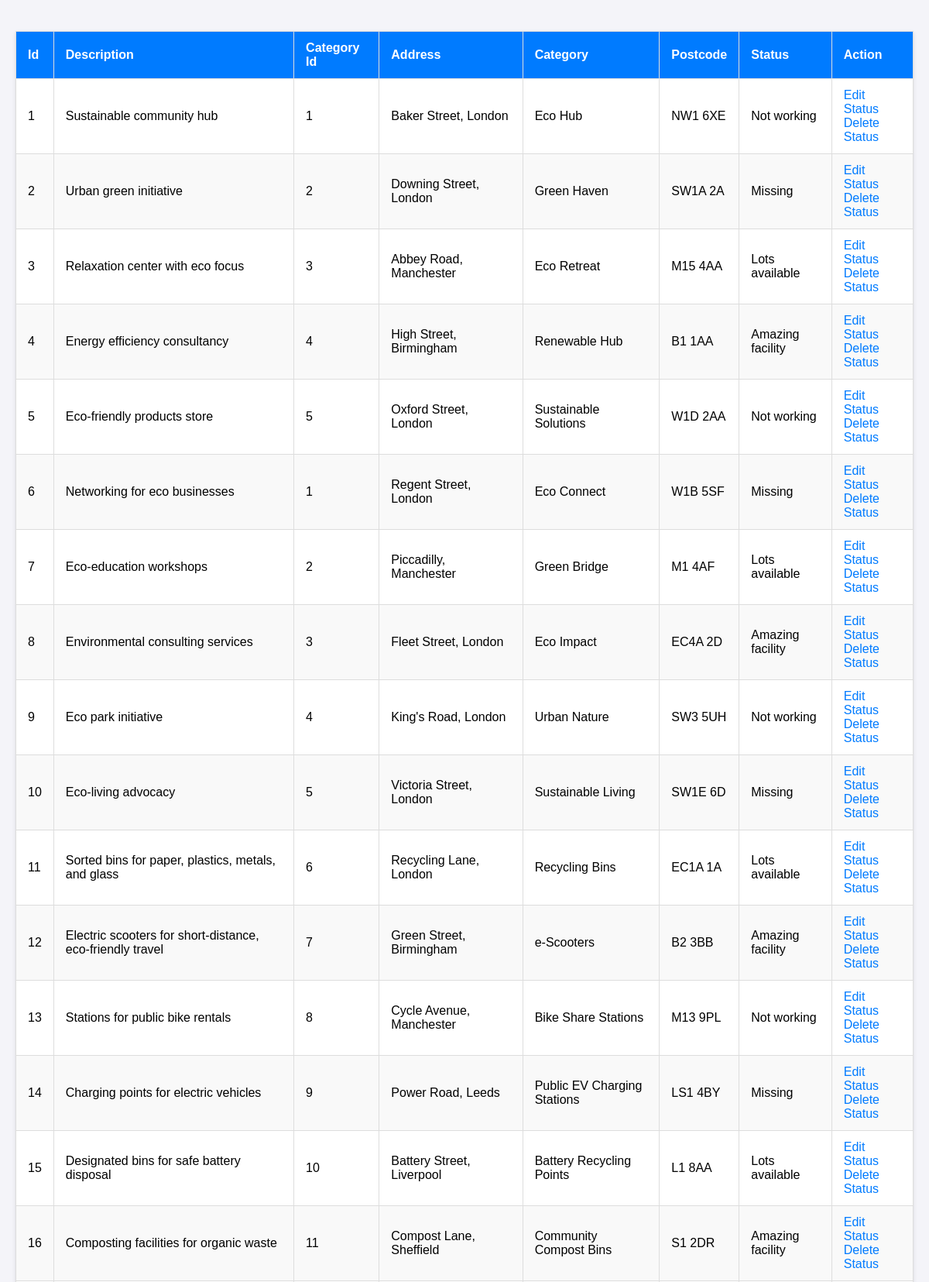
/view/admin_home/inventory.php (signed in, upper part), run on the app's committed database.
### tables this page shows
CREATE TABLE `ecofacilitystatus` (
  `id` int(32) UNSIGNED NOT NULL AUTO_INCREMENT PRIMARY KEY,
  `statusComment` varchar(100) DEFAULT NULL,
  `facilityId` int(32) UNSIGNED DEFAULT NULL,
  FOREIGN KEY (`facilityId`) REFERENCES `ecofacilities`(`id`) ON DELETE CASCADE ON UPDATE CASCADE
);

CREATE TABLE `ecofacilities` (
  `id` int(32) UNSIGNED NOT NULL AUTO_INCREMENT PRIMARY KEY,
  `title` varchar(50) DEFAULT NULL,
  `category` int(32) UNSIGNED DEFAULT NULL,
  `description` varchar(150) DEFAULT NULL,
  `houseNumber` varchar(50) DEFAULT NULL,
  `streetName` varchar(50) DEFAULT NULL,
  `county` varchar(50) DEFAULT NULL,
  `town` varchar(50) DEFAULT NULL,
  `postcode` varchar(7) DEFAULT NULL,
  `lng` double DEFAULT NULL,
  `lat` double DEFAULT NULL,
  `contributor` int(32) UNSIGNED DEFAULT NULL,
  FOREIGN KEY (`category`) REFERENCES `ecocategories`(`id`) ON DELETE SET NULL ON UPDATE CASCADE,
  FOREIGN KEY (`contributor`) REFERENCES `ecouser`(`id`) ON DELETE SET NULL ON UPDATE CASCADE
);

### view/admin_home/inventory.php (the view, shortened to what this page needs)
<!DOCTYPE html>
<html lang="en">
<head>
</head>
<body>
<table>
    <thead>
        <tr>
            <th>Id</th>
            <th>Description</th>
            <th>Category Id</th>
            <th>Address</th>
            <th>Category</th>
            <th>Postcode</th>
            <th>Status</th>
            <th>Action</th>
        </tr>
    </thead>
    <tbody>
    <?php
    try {
        $db = new Database();
        $pdo = $db->getConnection();
        $sql = "
            SELECT
                ef.id, ef.description, ef.category, ef.streetName, ef.town, ef.title, ef.postcode, es.statusComment
            FROM
                ecofacilities ef
            LEFT JOIN
                ecofacilitystatus es
            ON
                ef.id = es.id
            ORDER BY
                ef.id ASC
        ";
        $stmt = $pdo->prepare($sql);
        $stmt->execute();
        $facilities = $stmt->fetchAll(PDO::FETCH_ASSOC);
        if (!empty($facilities)) {
            foreach ($facilities as $row) {
                echo "<tr>
                    <td>{$row['id']}</td>
                    <td>{$row['description']}</td>
                    <td>{$row['category']}</td>
                    <td>{$row['streetName']}, {$row['town']}</td>
                    <td>{$row['title']}</td>
                    <td>{$row['postcode']}</td>
                    <td>{$row['statusComment']}</td>
                    <td>
                        <div>
                            <ul class='dropdown-menu'>
                                <li><a href='./update_status.php?id={$row['id']}'>Edit Status</a></li>
                                <li><a href='../../controller/DeleteFacility.php?id={$row['id']}'>Delete Status</a></li>
                            </ul>
                        </div>
                    </td>
                </tr>";
            }
        } else {
            echo "<tr><td colspan='8'>No records found.</td></tr>";
        }
    } catch (Exception $e) {
        echo "<tr><td colspan='8'>An error occurred: " . htmlspecialchars($e->getMessage()) . "</td></tr>";
    }
    ?>
    </tbody>
</table>
</body>
</html>

### view/admin_home/inventory.php (style rules this page uses)
body { font-family: Arial, sans-serif; background-color: #f4f4f9; margin: 0; padding: 20px; }
table { width: 100%; border-collapse: collapse; margin-top: 20px; background-color: #fff; box-shadow: 0 2px 5px rgba(0, 0, 0, 0.1); }
thead { background-color: #007bff; color: #fff; }
th, td { padding: 12px 15px; text-align: left; border: 1px solid #ddd; }
th { font-size: 16px; }
tr:nth-child(even) { background-color: #f9f9f9; }
td a { text-decoration: none; color: #007bff; }
.dropdown-menu { list-style: none; margin: 0; padding: 0; }
.dropdown-menu li { margin: 0; }

### data on the page
ecofacilitystatus: facilityId "1", facilityId.description "Sustainable community hub", facilityId.category "1", facilityId.streetName "Baker Street", facilityId.town "London", facilityId.title "Eco Hub", facilityId.postcode "NW1 6XE", statusComment "Not working"
ecofacilitystatus: facilityId "2", facilityId.description "Urban green initiative", facilityId.category "2", facilityId.streetName "Downing Street", facilityId.town "London", facilityId.title "Green Haven", facilityId.postcode "SW1A 2A", statusComment "Missing"
ecofacilitystatus: facilityId "3", facilityId.description "Relaxation center with eco focus", facilityId.category "3", facilityId.streetName "Abbey Road", facilityId.town "Manchester", facilityId.title "Eco Retreat", facilityId.postcode "M15 4AA", statusComment "Lots available"
ecofacilitystatus: facilityId "4", facilityId.description "Energy efficiency consultancy", facilityId.category "4", facilityId.streetName "High Street", facilityId.town "Birmingham", facilityId.title "Renewable Hub", facilityId.postcode "B1 1AA", statusComment "Amazing facility"
ecofacilitystatus: facilityId "5", facilityId.description "Eco-friendly products store", facilityId.category "5", facilityId.streetName "Oxford Street", facilityId.town "London", facilityId.title "Sustainable Solutions", facilityId.postcode "W1D 2AA", statusComment "Not working"
ecofacilitystatus: facilityId "6", facilityId.description "Networking for eco businesses", facilityId.category "1", facilityId.streetName "Regent Street", facilityId.town "London", facilityId.title "Eco Connect", facilityId.postcode "W1B 5SF", statusComment "Missing"
ecofacilitystatus: facilityId "7", facilityId.description "Eco-education workshops", facilityId.category "2", facilityId.streetName "Piccadilly", facilityId.town "Manchester", facilityId.title "Green Bridge", facilityId.postcode "M1 4AF", statusComment "Lots available"
ecofacilitystatus: facilityId "8", facilityId.description "Environmental consulting services", facilityId.category "3", facilityId.streetName "Fleet Street", facilityId.town "London", facilityId.title "Eco Impact", facilityId.postcode "EC4A 2D", statusComment "Amazing facility"
ecofacilitystatus: facilityId "9", facilityId.description "Eco park initiative", facilityId.category "4", facilityId.streetName "King's Road", facilityId.town "London", facilityId.title "Urban Nature", facilityId.postcode "SW3 5UH", statusComment "Not working"
ecofacilitystatus: facilityId "10", facilityId.description "Eco-living advocacy", facilityId.category "5", facilityId.streetName "Victoria Street", facilityId.town "London", facilityId.title "Sustainable Living", facilityId.postcode "SW1E 6D", statusComment "Missing"
ecofacilitystatus: facilityId "11", facilityId.description "Sorted bins for paper, plastics, metals, and glass", facilityId.category "6", facilityId.streetName "Recycling Lane", facilityId.town "London", facilityId.title "Recycling Bins", facilityId.postcode "EC1A 1A", statusComment "Lots available"
ecofacilitystatus: facilityId "12", facilityId.description "Electric scooters for short-distance, eco-friendly travel", facilityId.category "7", facilityId.streetName "Green Street", facilityId.town "Birmingham", facilityId.title "e-Scooters", facilityId.postcode "B2 3BB", statusComment "Amazing facility"
ecofacilitystatus: facilityId "13", facilityId.description "Stations for public bike rentals", facilityId.category "8", facilityId.streetName "Cycle Avenue", facilityId.town "Manchester", facilityId.title "Bike Share Stations", facilityId.postcode "M13 9PL", statusComment "Not working"
ecofacilitystatus: facilityId "14", facilityId.description "Charging points for electric vehicles", facilityId.category "9", facilityId.streetName "Power Road", facilityId.town "Leeds", facilityId.title "Public EV Charging Stations", facilityId.postcode "LS1 4BY", statusComment "Missing"
ecofacilitystatus: facilityId "15", facilityId.description "Designated bins for safe battery disposal", facilityId.category "10", facilityId.streetName "Battery Street", facilityId.town "Liverpool", facilityId.title "Battery Recycling Points", facilityId.postcode "L1 8AA", statusComment "Lots available"
ecofacilitystatus: facilityId "16", facilityId.description "Composting facilities for organic waste", facilityId.category "11", facilityId.streetName "Compost Lane", facilityId.town "Sheffield", facilityId.title "Community Compost Bins", facilityId.postcode "S1 2DR", statusComment "Amazing facility"
